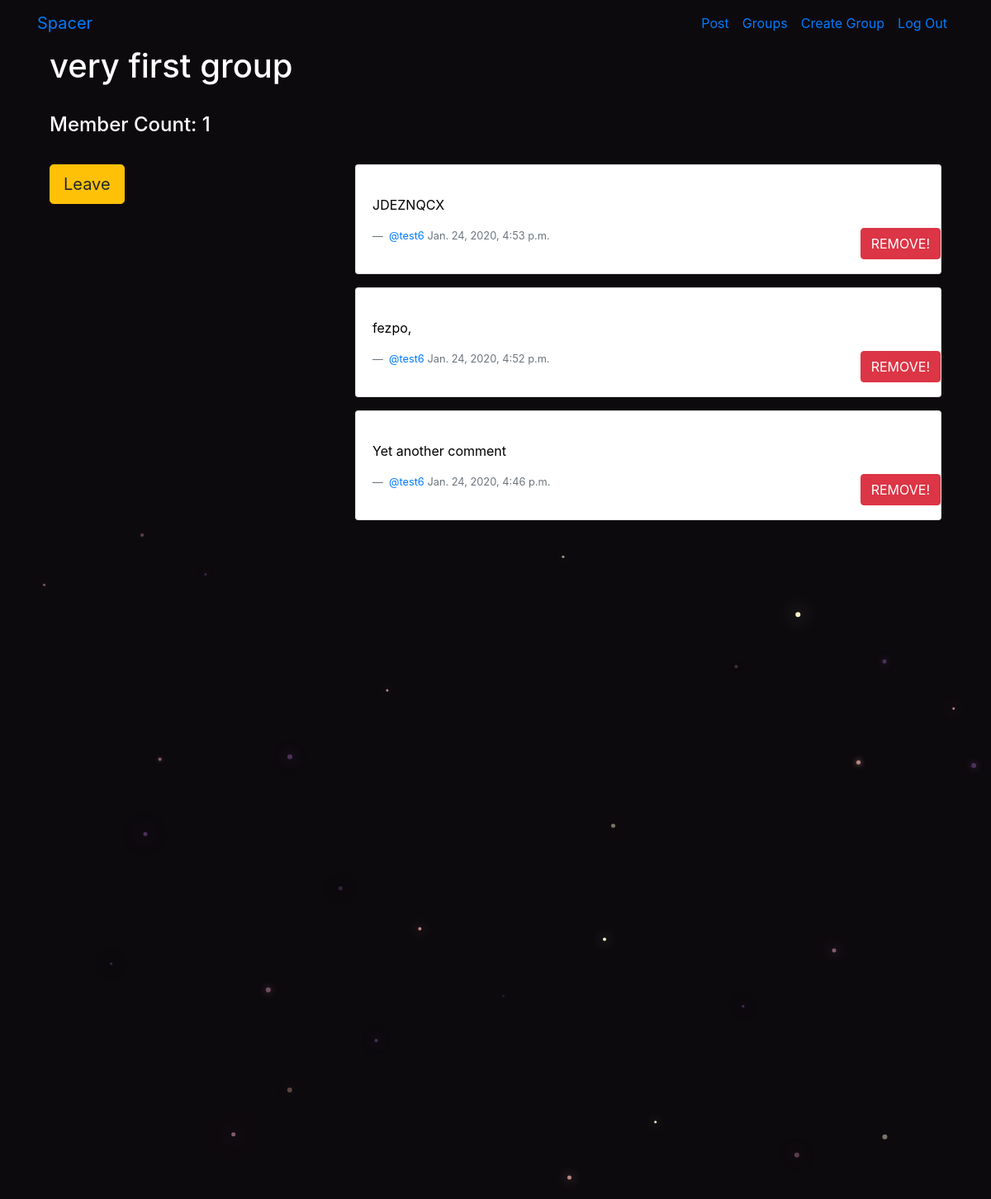
The page /groups/posts/in/very-first-group/ (signed in) on the database as committed earlier.
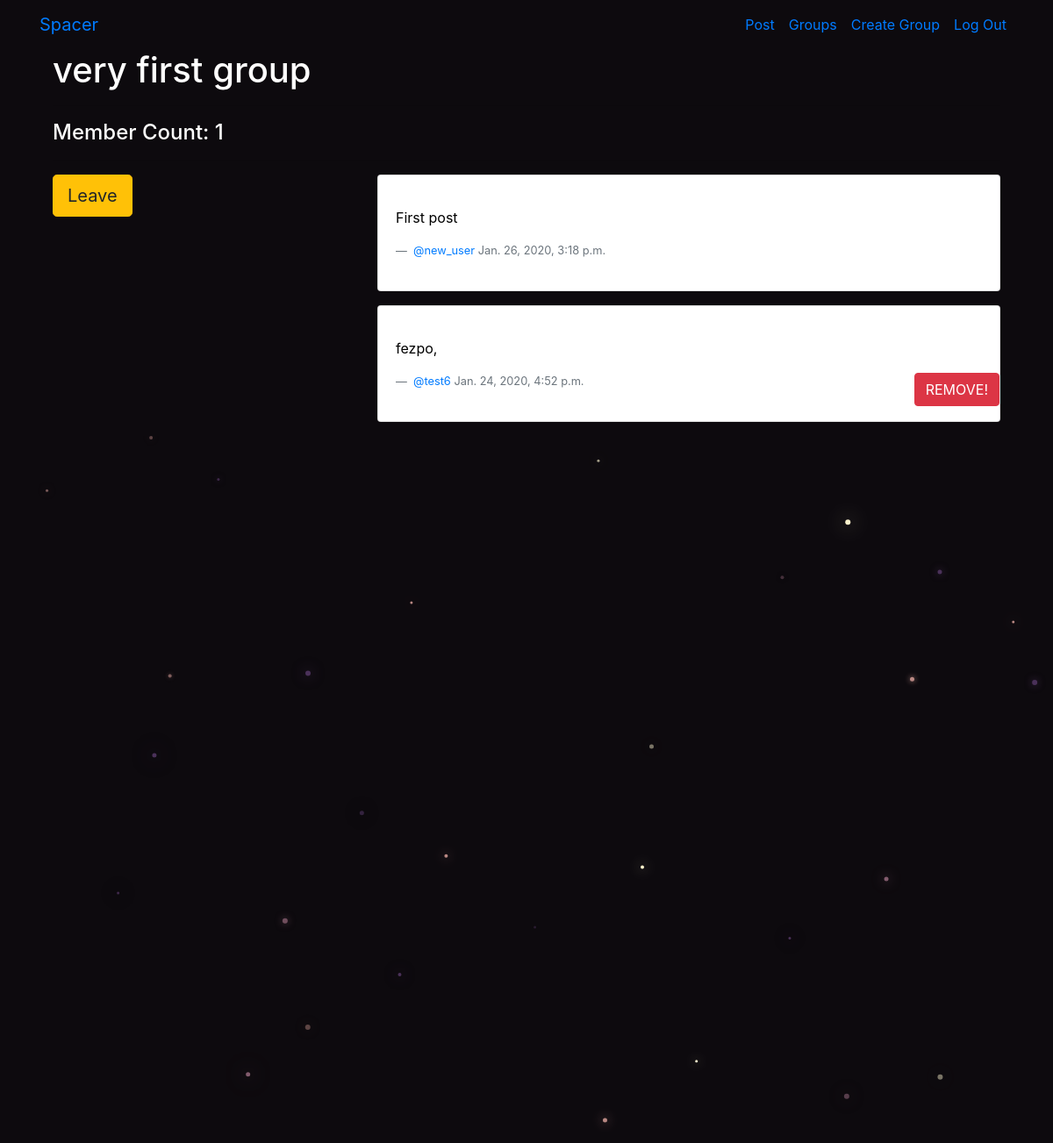
The same page on the database as committed later.
### posts/models.py (models this page shows, shortened)
class Post(models.Model):
    user = models.ForeignKey(User, related_name='posts', on_delete=models.CASCADE)
    created_at = models.DateTimeField(auto_now=True)
    message = models.TextField(validators=[validate_slug])
    message_html = models.TextField(editable=False, validators=[validate_slug])
    group = models.ForeignKey(Group, related_name='posts', null=True, blank=True, on_delete=models.CASCADE)
    class Meta:
        ordering = ['-created_at']
        unique_together = ['user', 'message']

### groups/views.py (the view)
# urls.py: re_path(r'^posts/in/(?P<slug>[-\w]+)/$', views.SingleGroup.as_view(), name='single'),
class SingleGroup(generic.DetailView):
    model = Group

### groups/templates/groups/group_detail.html
{% extends "groups/group_base.html" %}
{% block pregroup %}
<h1>{{group.name}}</h1>
<hr>
<h4>Member Count: {{group.members.count}}</h4>
<hr>
<div class="row">
    <div class="content col-md-4">
        {% if user in group.members.all %}
        <a href="{% url 'groups:leave' slug=group.slug %}" class="btn btn-lg btn-fill btn-warning">Leave</a>
        {% else %}
        <a href="{% url 'groups:join' slug=group.slug %}" class="btn btn-lg btn-fill btn-success">Join</a>
        {% endif %}
    </div>
{% endblock %}
{% block group_content %}
    {% if group.posts.count == 0 %}
        <div class="col-md-8">
            <h4>No post in this group yet</h4>
        </div>
    {% else %}
    <div class="col-md-8">
        {% for post in group.posts.all %}
            {% include "posts/_post.html" %}
        {% endfor %}
    </div>
    {% endif %}
</div>
{% endblock %}

### posts/templates/posts/_post.html
<div class="card">
    <div class="card-body">
        <blockquote>
            <p>{{post.message_html|safe|truncatechars:200}}</p>
            <footer class="blockquote-footer">
                <span class="username">
                    <a href="{% url 'posts:for_user' username=post.user.username %}">@{{ post.user.username }}</a>
                </span>
                <time class='time'>
                    {{ post.created_at }}
                </time>
                {% if user.is_authenticated and post.user == user %}
                <a href="{% url 'posts:delete' pk=post.pk %}" title='delete' class='btn btn-danger'>
                    <span aria-hidden='true'>REMOVE!</span>
                </a>
                {% endif %}
            </footer>
        </blockquote>
    </div>
</div>

Rows that differ between the two databases and show on the page:
removed Post: message_html "JDEZNQCX", user.username "test6", created_at "Jan. 24, 2020, 4:53 p.m.", shows "REMOVE!"
removed Post: message_html "Yet another comment", user.username "test6", created_at "Jan. 24, 2020, 4:46 p.m.", shows "REMOVE!"
added Post: message_html "First post", user.username "new_user", created_at "Jan. 26, 2020, 3:18 p.m."
